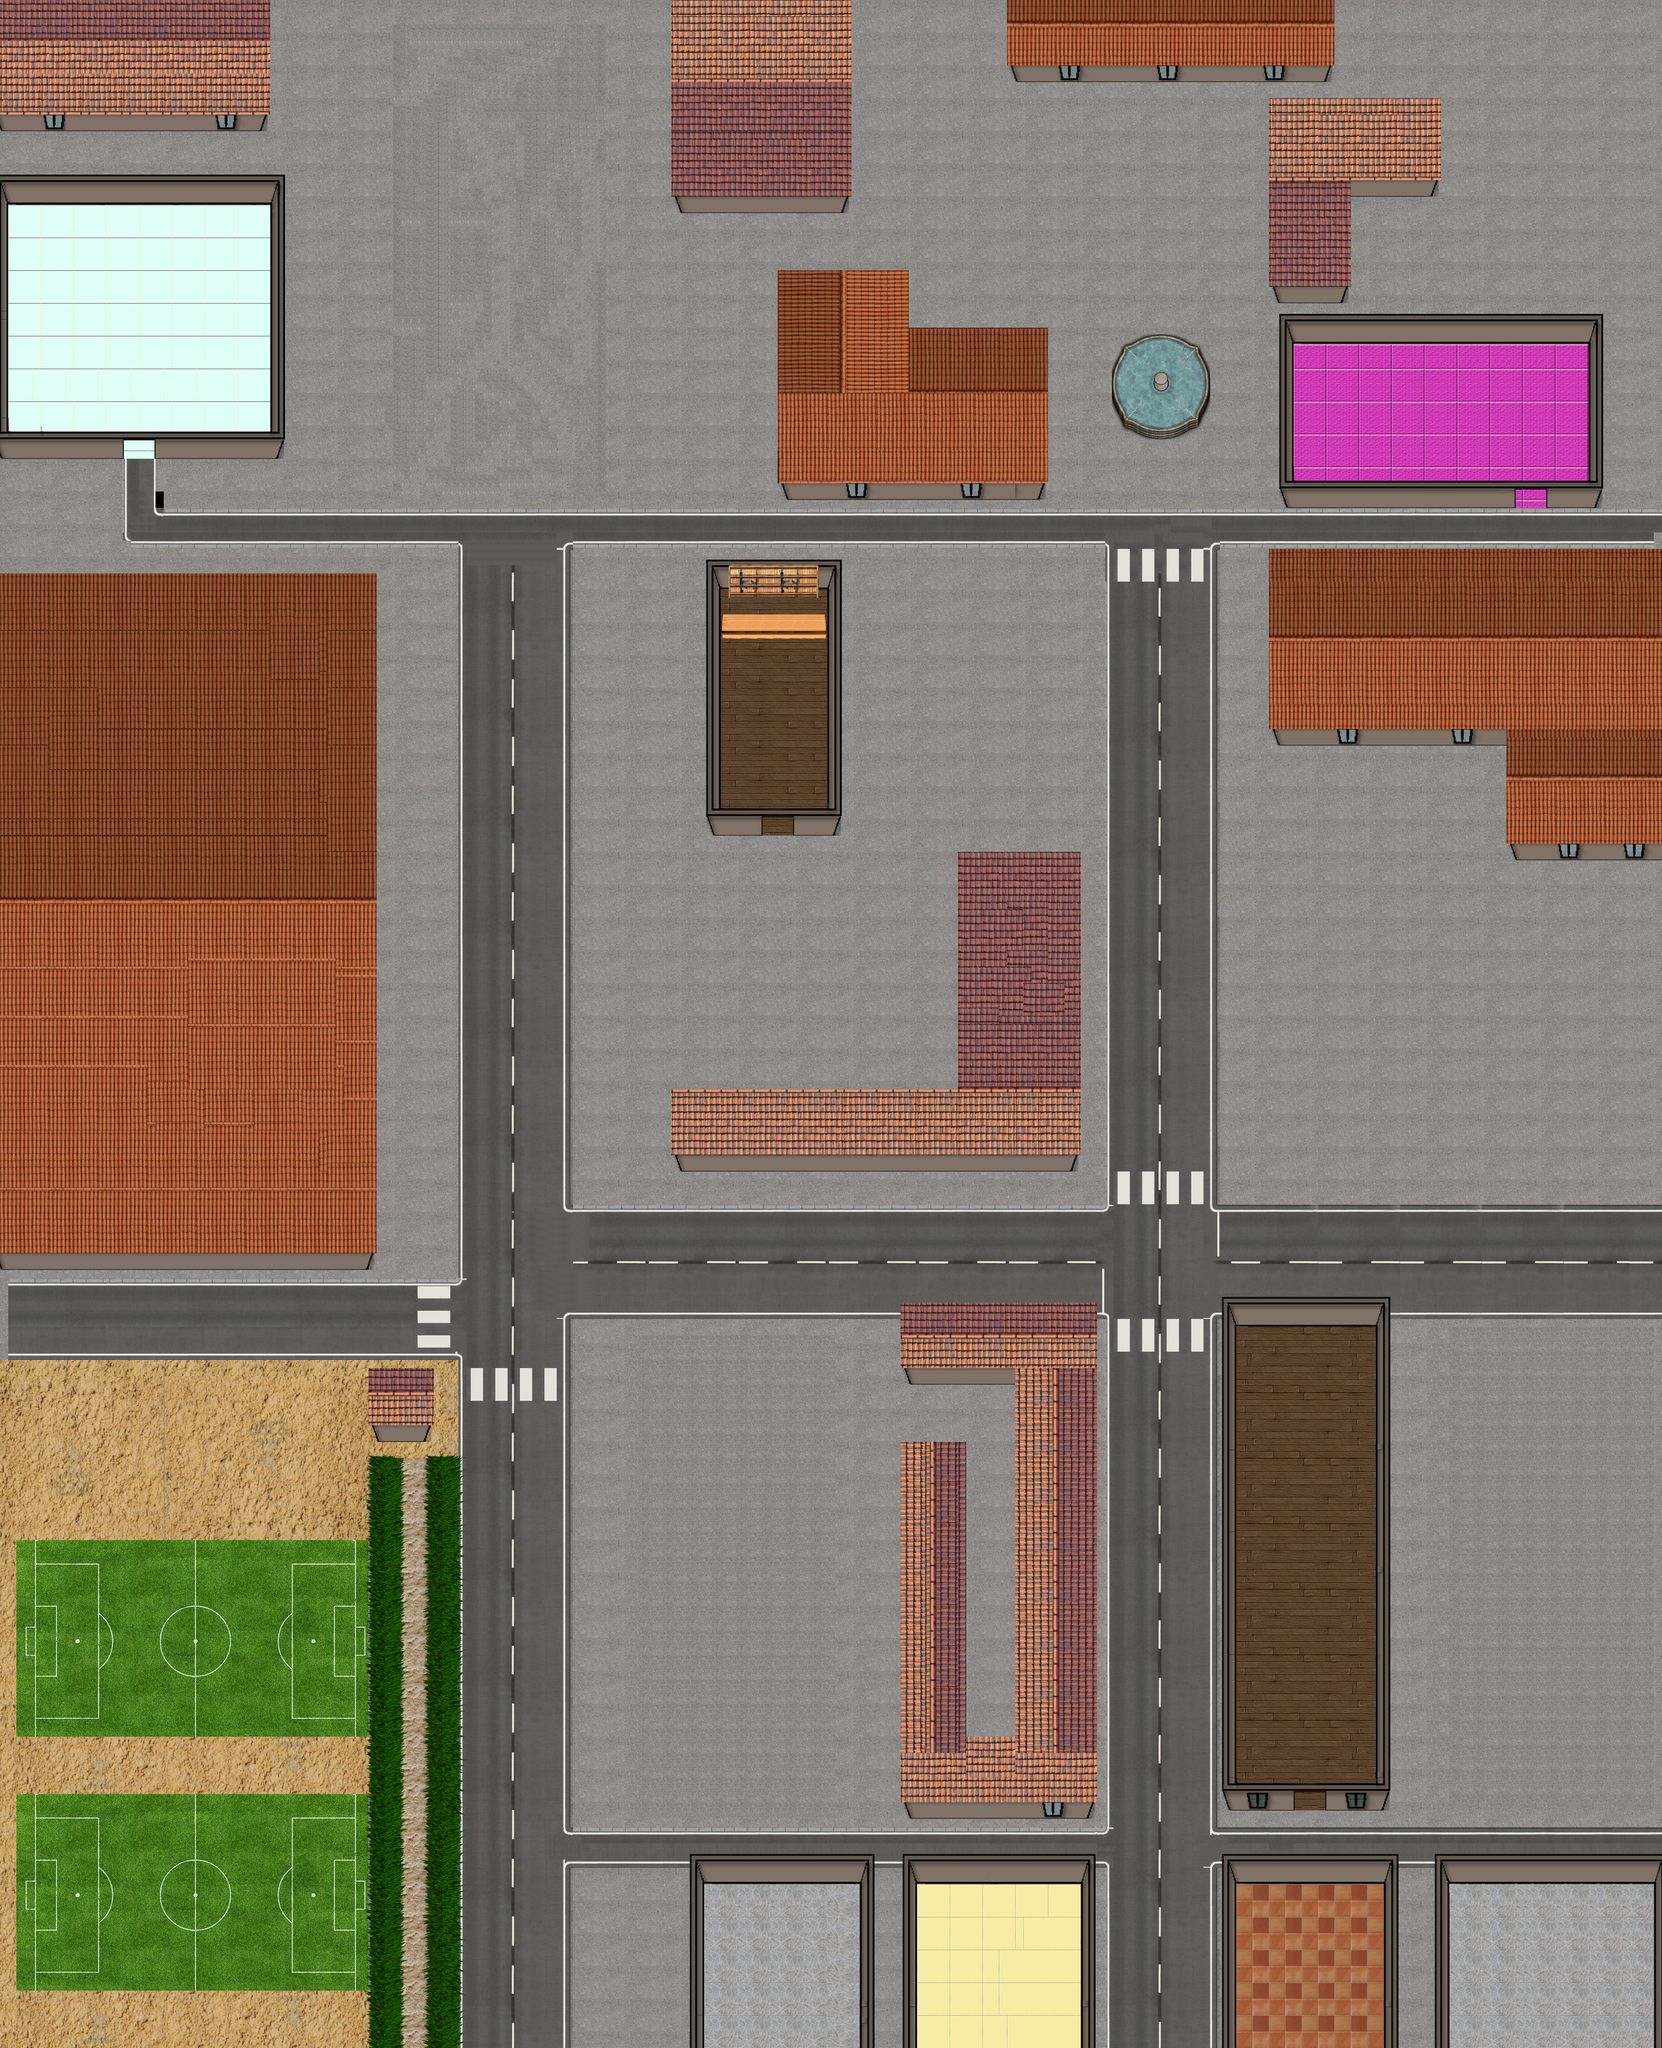

A level layout from a 2D game, rendered from its tile map. Below: a short description, then the map file with tile-grid data replaced by summaries:
An orthogonal 203x250 tile map with 16x16 px tiles, 9 tile layers (events, blocked, lowground, objects, ...), 1 hidden layer not drawn, 13 tilesets.

<map version="1.0" orientation="orthogonal" width="203" height="250" tilewidth="16" tileheight="16">
 <tileset firstgid="1" name="House done" tilewidth="16" tileheight="16">
  <image source="../tileset/House done.png" width="640" height="640" />
 </tileset>
 <tileset firstgid="1601" name="Floorset1" tilewidth="16" tileheight="16">
  <image source="../tileset/Floorset1.png" width="256" height="256" />
 </tileset>
 <tileset firstgid="1857" name="HouseBaseTiles2" tilewidth="16" tileheight="16">
  <image source="../tileset/HouseBaseTiles2.png" width="64" height="128" />
 </tileset>
 <tileset firstgid="1889" name="Blocked" tilewidth="16" tileheight="16">
  <image source="../tileset/Blocked.png" width="128" height="128" />
 </tileset>
 <tileset firstgid="1953" name="events" tilewidth="16" tileheight="16">
  <image source="../tileset/events.png" width="32" height="32" />
  <tile id="0">
   <properties>
    <property name="buyzone" value="1" />
   </properties>
  </tile>
  <tile id="1">
   <properties>
    <property name="indoors" value="1" />
   </properties>
  </tile>
  <tile id="2">
   <properties>
    <property name="indoors" value="0" />
   </properties>
  </tile>
  <tile id="3">
   <properties>
    <property name="doorway" value="1" />
   </properties>
  </tile>
 </tileset>
 <tileset firstgid="1957" name="Rooftiles" tilewidth="16" tileheight="16">
  <image source="../tileset/Rooftiles.png" width="384" height="256" />
 </tileset>
 <tileset firstgid="2341" name="Grass" tilewidth="16" tileheight="16">
  <image source="../tileset/Grass.png" width="1942" height="1100" />
 </tileset>
 <tileset firstgid="10569" name="objectcolors" tilewidth="16" tileheight="16">
  <image source="../tileset/objectcolors.png" width="64" height="64" />
  <tile id="13">
   <properties>
    <property name="object" value="LAMP" />
   </properties>
  </tile>
 </tileset>
 <tileset firstgid="10585" name="roads" tilewidth="16" tileheight="16">
  <image source="../tileset/roadtile.png" width="900" height="675" />
 </tileset>
 <tileset firstgid="12937" name="footballfield" tilewidth="16" tileheight="16">
  <image source="../tileset/fotboll.jpg" width="700" height="394" />
 </tileset>
 <tileset firstgid="13969" name="groundtiles" tilewidth="16" tileheight="16">
  <image source="../tileset/groundtile.png" width="1942" height="1100" />
 </tileset>
 <tileset firstgid="22197" name="furniture" tilewidth="16" tileheight="16">
  <image source="../tileset/FurnitureSheet.png" width="640" height="640" />
 </tileset>
 <tileset firstgid="23797" name="fountain" tilewidth="16" tileheight="16">
  <image source="../tileset/fountain.png" width="250" height="250" />
 </tileset>
 <layer name="events" width="203" height="250">
  <data>[50750 cells, 74 non-empty, 3 distinct tile ids]</data>
 </layer>
 <layer name="blocked" width="203" height="250">
  <data>[50750 cells, 2717 non-empty, 1 distinct tile ids]</data>
 </layer>
 <layer name="lowground" width="203" height="250">
  <data>[50750 cells, 50748 non-empty, 2077 distinct tile ids]</data>
 </layer>
 <layer name="objects" width="203" height="250">
  <data>[50750 cells, 0 non-empty, 0 distinct tile ids]</data>
 </layer>
 <layer name="highground" width="203" height="250">
  <data>[50750 cells, 2566 non-empty, 732 distinct tile ids]</data>
 </layer>
 <layer name="walls" width="203" height="250">
  <data>[50750 cells, 3854 non-empty, 370 distinct tile ids]</data>
 </layer>
 <layer name="Furniture" width="203" height="250">
  <data>[50750 cells, 94 non-empty, 47 distinct tile ids]</data>
 </layer>
 <layer name="overlay" width="203" height="250">
  <data>[50750 cells, 1267 non-empty, 254 distinct tile ids]</data>
 </layer>
 <layer name="roof" width="203" height="250" visible="0">
  <data>[50750 cells, 6696 non-empty, 192 distinct tile ids]</data>
 </layer>
 <layer name="static roof" width="203" height="250">
  <data>[50750 cells, 9542 non-empty, 196 distinct tile ids]</data>
 </layer>
</map>
